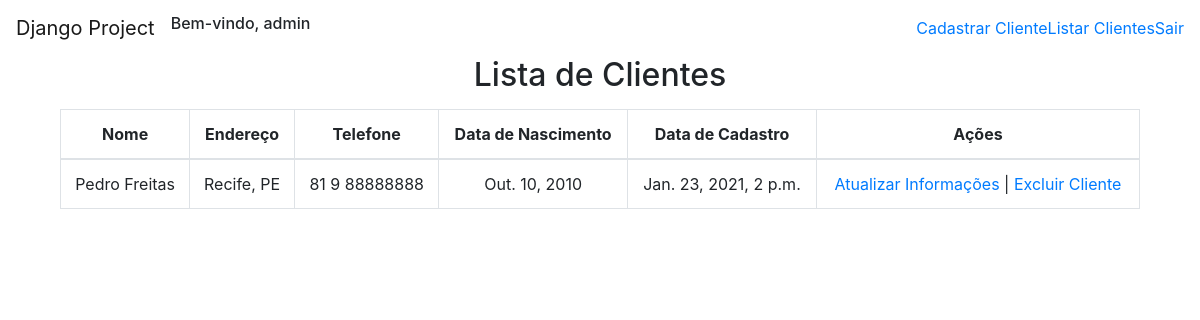
Page / (signed in) on the earlier database version.
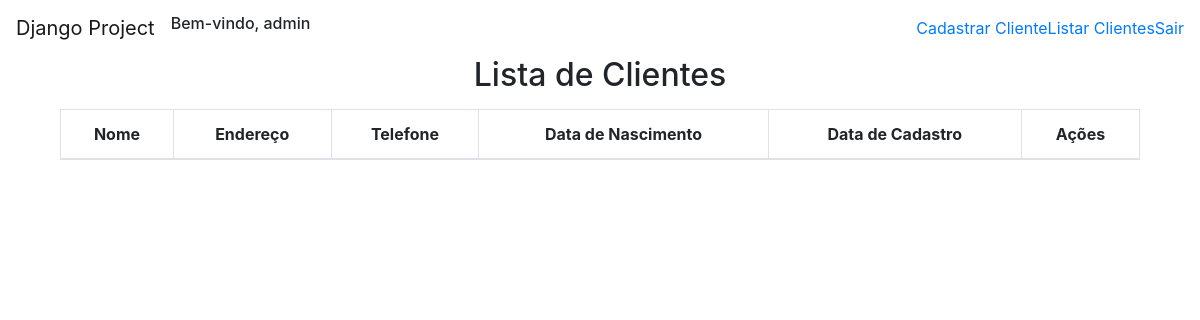
Same page on the later database version.
### application/models.py (models this page shows, shortened)
class Cliente(models.Model):
    nome = models.CharField(max_length=100)
    endereco = models.CharField(max_length=200)
    telefone = models.CharField(max_length=15)
    data_nascimento = models.DateField()
    data_cadastro = models.DateTimeField(default=timezone.now)
    def get_absolute_url_update(self):
        return reverse('atualizarCliente', args=[self.pk])
    def get_absolute_url_delete(self):
        return reverse('excluirCliente', args=[self.pk])
    class Meta:
        ordering = ('data_cadastro',)

### application/views.py (the view)
# urls.py: path('', views.ClienteListView.as_view(), name='listarClientes'),
class ClienteListView(LoginRequiredMixin, ListView):
    login_url = reverse_lazy('login')
    model = Cliente
    template_name = 'cliente/listarClientes.html'

### application/templates/cliente/listarClientes.html (shortened to what this page needs)
{% extends 'base.html' %}
{% block content %}
    <div class="listaClientes">
        <div>
            <h2>Lista de Clientes</h2>
        </div>
        <table class="table table-bordered">
            <thead>
                <tr>
                    <th>Nome</th>
                    <th>Endereço</th>
                    <th>Telefone</th>
                    <th>Data de Nascimento</th>
                    <th>Data de Cadastro</th>
                    <th>Ações</th>
                </tr>
            </thead>
            <tbody>
                {% for cliente in object_list %}
                    <tr>
                        <td>{{cliente.nome}}</td>
                        <td>{{cliente.endereco}}</td>
                        <td>{{cliente.telefone}}</td>
                        <td>{{cliente.data_nascimento}}</td>
                        <td>{{cliente.data_cadastro}}</td>
                        <td>
                            <a href="{{cliente.get_absolute_url_update}}">Atualizar Informações</a> |
                            <a href="{{cliente.get_absolute_url_delete}}">Excluir Cliente</a>
                        </td>
                    </tr>
                {% endfor %}
            </tbody>
        </table>
    </div>
{% endblock content %}

Differences in the rows shown:
removed Cliente: nome "Pedro Freitas", endereco "Recife, PE", telefone "81 9 88888888", data_nascimento "Out. 10, 2010", data_cadastro "Jan. 23, 2021, 2 p.m."
